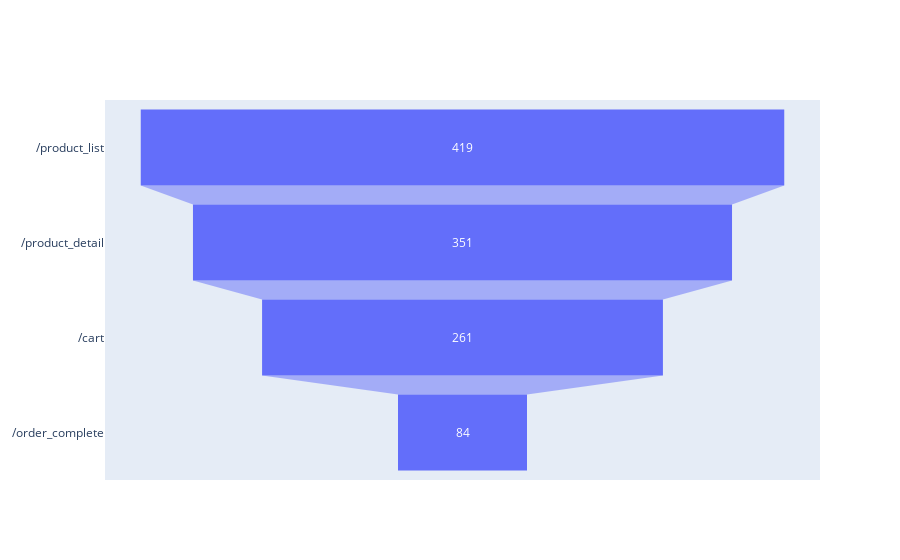

Notebook code cell kept with this figure:
### Code cell
show_funnel(step_values, funnel_steps.index)

### Figure 1 — Plotly figure (JSON) as saved in the notebook; plotly's stock layout.template omitted (floating-point values rounded to 4 significant figures)
{"data": [{"type": "funnel", "x": [419, 351, 261, 84], "y": ["/product_list", "/product_detail", "/cart", "/order_complete"]}], "layout": {}}
